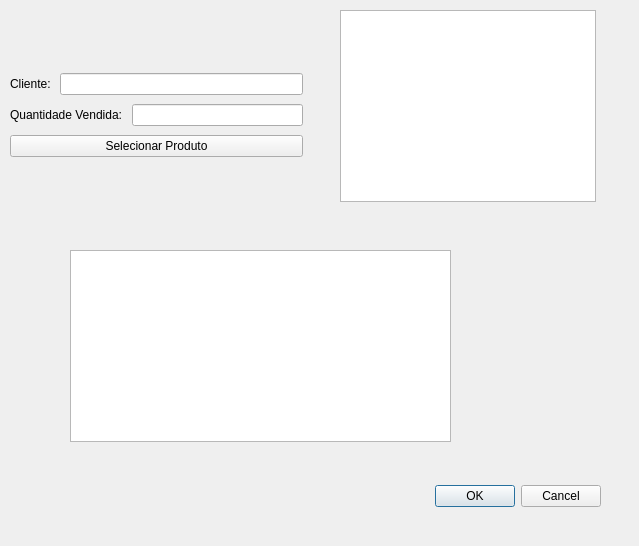
<?xml version="1.0" encoding="UTF-8"?>
<ui version="4.0">
 <class>venda</class>
 <widget class="QDialog" name="venda">
  <property name="geometry">
   <rect>
    <x>0</x>
    <y>0</y>
    <width>639</width>
    <height>546</height>
   </rect>
  </property>
  <property name="windowTitle">
   <string>Dialog</string>
  </property>
  <widget class="QDialogButtonBox" name="buttonBox">
   <property name="geometry">
    <rect>
     <x>260</x>
     <y>480</y>
     <width>341</width>
     <height>32</height>
    </rect>
   </property>
   <property name="orientation">
    <enum>Qt::Horizontal</enum>
   </property>
   <property name="standardButtons">
    <set>QDialogButtonBox::Cancel|QDialogButtonBox::Ok</set>
   </property>
  </widget>
  <widget class="QTableView" name="Tview_Produtos">
   <property name="geometry">
    <rect>
     <x>340</x>
     <y>10</y>
     <width>256</width>
     <height>192</height>
    </rect>
   </property>
  </widget>
  <widget class="QTableView" name="Tview_ProdutosSelecionados">
   <property name="geometry">
    <rect>
     <x>70</x>
     <y>250</y>
     <width>381</width>
     <height>192</height>
    </rect>
   </property>
  </widget>
  <widget class="QWidget" name="layoutWidget">
   <property name="geometry">
    <rect>
     <x>10</x>
     <y>70</y>
     <width>293</width>
     <height>90</height>
    </rect>
   </property>
   <layout class="QVBoxLayout" name="verticalLayout_2">
    <item>
     <layout class="QVBoxLayout" name="verticalLayout">
      <item>
       <layout class="QHBoxLayout" name="horizontalLayout">
        <item>
         <widget class="QLabel" name="label">
          <property name="text">
           <string>Cliente: </string>
          </property>
         </widget>
        </item>
        <item>
         <widget class="QLineEdit" name="Ledit_Cliente"/>
        </item>
       </layout>
      </item>
     </layout>
    </item>
    <item>
     <layout class="QHBoxLayout" name="horizontalLayout_2">
      <item>
       <widget class="QLabel" name="label_2">
        <property name="text">
         <string>Quantidade Vendida: </string>
        </property>
       </widget>
      </item>
      <item>
       <widget class="QLineEdit" name="Ledit_QuantVendido"/>
      </item>
     </layout>
    </item>
    <item>
     <widget class="QPushButton" name="Btn_SelecionarProduto">
      <property name="text">
       <string>Selecionar Produto</string>
      </property>
     </widget>
    </item>
   </layout>
  </widget>
 </widget>
 <resources/>
 <connections>
  <connection>
   <sender>buttonBox</sender>
   <signal>accepted()</signal>
   <receiver>venda</receiver>
   <slot>accept()</slot>
   <hints>
    <hint type="sourcelabel">
     <x>248</x>
     <y>254</y>
    </hint>
    <hint type="destinationlabel">
     <x>157</x>
     <y>274</y>
    </hint>
   </hints>
  </connection>
  <connection>
   <sender>buttonBox</sender>
   <signal>rejected()</signal>
   <receiver>venda</receiver>
   <slot>reject()</slot>
   <hints>
    <hint type="sourcelabel">
     <x>316</x>
     <y>260</y>
    </hint>
    <hint type="destinationlabel">
     <x>286</x>
     <y>274</y>
    </hint>
   </hints>
  </connection>
 </connections>
</ui>
